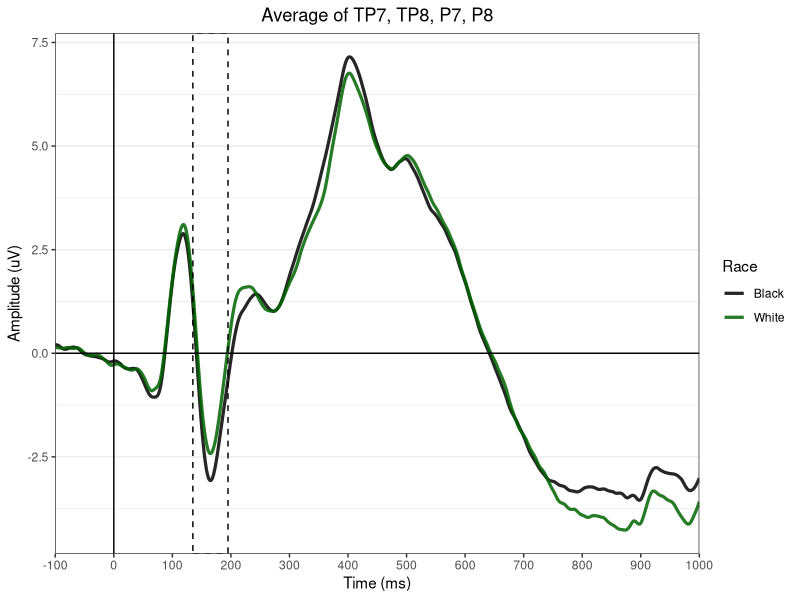
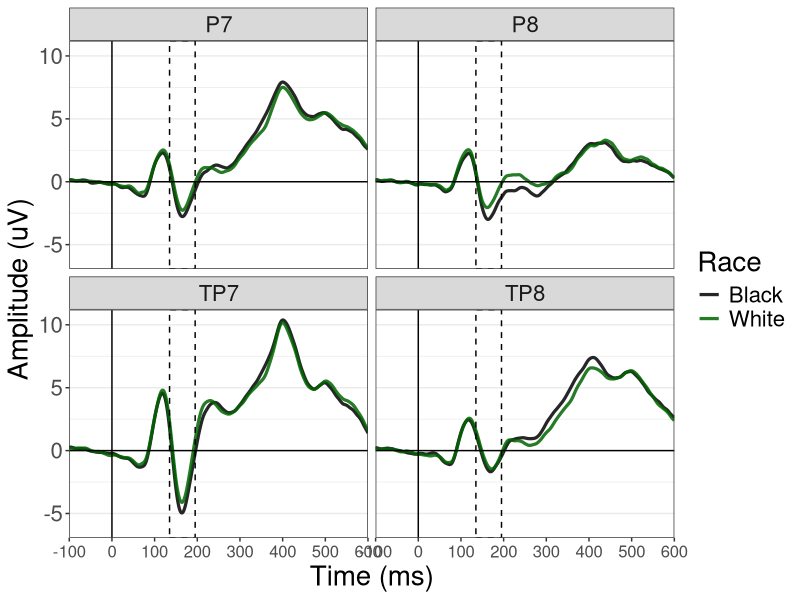
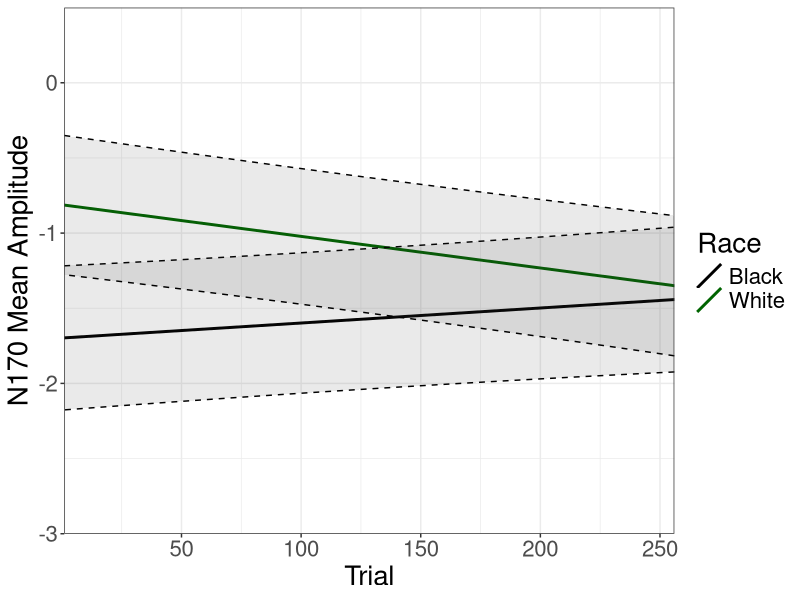
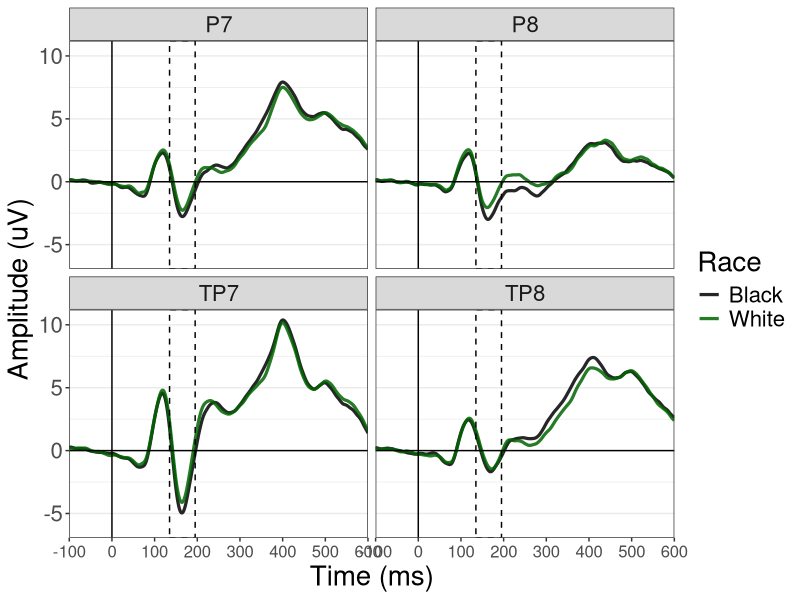
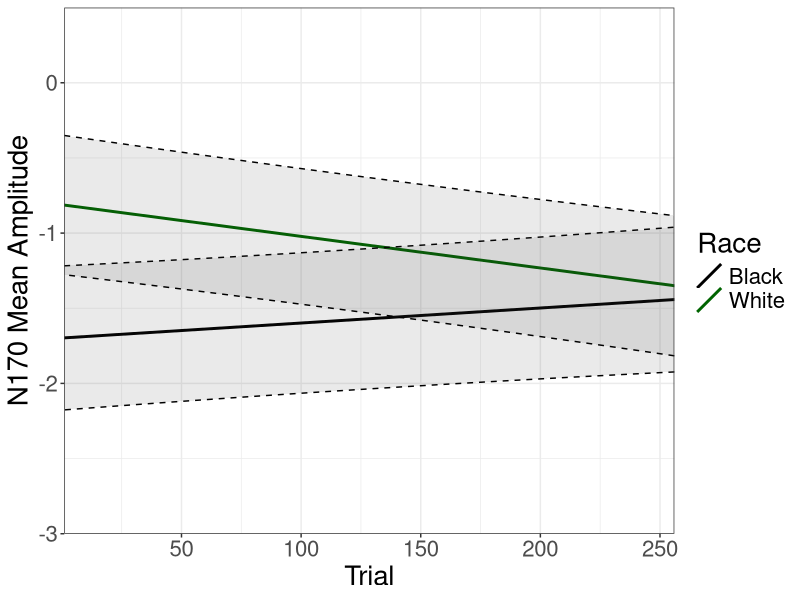

Source code (R) for these figures, in order:
## ---- chunk 1
knitr::opts_chunk$set(echo = FALSE)
options(width=140)
require(dplyr)
require(ggplot2)
require(lme4)
require(lmerTest)
require(tidyr)
## ---- chunk 2
grand = read.delim("For_plotting_Cat_N170_noBS.txt")
grand$avgElec = (grand$TP7 + grand$TP8 + grand$P7 + grand$P8)/4

avg = select(grand, Time, Race, avgElec) %>% 
  group_by(Time, Race) %>% 
  summarise_each(funs(mean(., na.rm=TRUE))) %>% 
  as.data.frame()

N170box =  annotate("rect",    #N170
                    xmin=135, xmax=195, ymin=-Inf, ymax=Inf,
                    alpha=0,
                    fill="#F0E0FF",
                    color="black", 
                    linetype="dashed")

ERPline = geom_line(lwd=1.1, alpha=.85,
                    aes(color = Race, linetype = Race))

condLineType <- c("Black" = "solid",
                  "White" = "solid")

condColors <- c("Black" = "black", 
                "White" = "darkgreen")

none = element_blank() 

# average of all 9 electrodes
ggplot(data=avg, aes(Time, avgElec, group = Race)) + 
  ERPline + 
  N170box + 
  theme_bw() + 
  theme(panel.grid.major.x = none, panel.grid.minor.x = none) +
  scale_x_continuous("Time (ms)", 
                     limits=c(-100, 1000), 
                     expand=c(0,0),   # expand=c(0,0) removes extra space before & after data
                     breaks=c(-100, 0, 100, 200, 300, 400, 500, 600, 700, 800, 900, 1000)) +
  geom_hline(yintercept=0) + # adds x axis
  geom_vline(xintercept=0) +
#  scale_y_continuous(limits =c(10, -7.5)) +  # scale_y_reverse flips y axis
  ylab("Amplitude (uV)") +
  scale_color_manual(values=condColors) +
  scale_linetype_manual(values=condLineType) +
  ggtitle("Average of TP7, TP8, P7, P8") +
  theme(plot.title = element_text(hjust = 0.5)) # center title

# make different data frame to facet electrodes and plot them separately
forfacetting = select(grand, Time, Race, TP7, TP8, P7, P8) %>% 
  group_by(Time, Race) %>% 
  summarise_each(funs(mean(., na.rm=TRUE))) %>% 
  as.data.frame() %>% 
  gather("Electrode", "MeanAmp", 3:6)

# each electrode separately
ggplot(data=forfacetting, aes(Time, MeanAmp, group = Race)) + 
  ERPline + 
  N170box + 
  theme_bw() + 
  facet_wrap(~Electrode) +
  theme(panel.grid.major.x = none, panel.grid.minor.x = none) +
  scale_x_continuous("Time (ms)", 
                     limits=c(-100, 600), 
                     expand=c(0,0),   # expand=c(0,0) removes extra space before & after data
                     breaks=c(-100, 0, 100, 200, 300, 400, 500, 600)) +
  geom_hline(yintercept=0) + # adds x axis
  geom_vline(xintercept=0) +
#  scale_y_continuous(limits =c(10, -7.5)) +  # scale_y_reverse flips y axis
  ylab("Amplitude (uV)") +
  scale_color_manual(values=condColors) +
  scale_linetype_manual(values=condLineType) +
#  ggtitle("Average of TP7, TP8, P7, P8") +
  theme(plot.title = element_text(hjust = 0.5),# center title
        axis.title = element_text(size = 20),
        axis.text.y = element_text(size = 16),
        axis.text.x = element_text(size = 12),
        legend.title = element_text(size = 20),
        legend.text = element_text(size = 16),
        strip.text = element_text(size = 16)) 

ggsave("./FacettedGrandAverages_N170.tiff")

## ---- chunk 3
dat = read.delim("./Cat_AllSubs_TBTaverages_noBS_groupN170.txt")

sigavg = select(dat, -Trial, -Condition, -Fix) %>% 
  group_by(Subject, Race, Electrode) %>% 
  summarise_each(funs(mean(., na.rm = T))) %>% 
  as.data.frame()

sum = lmer(MeanAmp ~ (1|Subject) + (1|Electrode), dat = sigavg) %>% summary()

subICC = 4.8994/(4.8994+.3832+3.0517^2)
elecICC = .3832/(4.8994+.3832+3.0517^2)
## ---- chunk 4
# add effect codes for categorical variables
sigavg$Race.e = NA
sigavg$Race.e[sigavg$Race == "Black"] = -1
sigavg$Race.e[sigavg$Race == "White"] = 1

grand1 = lmer(MeanAmp ~ Race.e + (Race.e|Subject) + (1|Electrode), dat = sigavg)
## ---- chunk 5
summary(grand1)$varcor
## ---- chunk 6
round(summary(grand1)$coefficients, digits = 3)
## ---- chunk 7
sum = lmer(MeanAmp ~ (1|Subject) + (1|Electrode), dat = dat) %>% summary()

subICC = 5.1535/(5.1535+.4853+101.8823^2)
elecICC = .4853/(5.1535+.4853+101.8823^2)
## ---- chunk 8
# making dummy codes is redundant but comforting, so LET ME LIVE
dat$Race.d = NA
dat$Race.d[dat$Race == "Black"] = 0
dat$Race.d[dat$Race == "White"] = 1

# find slopes and intercepts with dummy coded model, trial (unscaled) is included
plot1.d = lmer(MeanAmp ~ Race.d*Trial + (Race.d|Subject) + (1|Electrode), dat = dat)

parms <- fixef(plot1.d) # fixed parameters from model
vcmat <- vcov(plot1.d) # variance/covariance matrix of fixed effects

# First calculate slopes

## each row of this matrix defines entries of parms that we want to combine:
STmat <- matrix(NA,2,4)
STmat[1,] <- c(0,0,1,0) # slope for race = 0 (black)
STmat[2,] <- c(0,0,1,1) # slope for race = 1 (white)

Sparest <- STmat %*% parms          # see above for notation

# Next calculate intercepts

## each row of this matrix defines entries of parms that we want to combine:
ITmat <- matrix(NA,2,4)
ITmat[1,] <- c(1,0,0,0) # intercept for race = 0 (black)
ITmat[2,] <- c(1,1,0,0) # intercept for race = 1 (white)

Iparest <- ITmat %*% parms          # see above for notation

forPlotting = cbind(Sparest, Iparest) %>% as.data.frame()
names(forPlotting) = c("Slope", "Intercept")

# label for understanding
forPlotting$Race = c("Black", "White")

# calculate SE for each trial, separately for each race
SETmat <- matrix(NA,512,4)
SETmat[,1] = 1 # first column is intercept
SETmat[1:256, 2] = 0 # second column is race. For first half of rows, race = 0 (Black) 
SETmat[1:256, 3] = 1:256 # third column is trial. Different row for each trial
SETmat[1:256, 4] = 0 # fourth column is interaction. 0 when race = 0, trial number when race = 1
SETmat[257:512, 2] = 1 # second column is race. For second half of rows, race = 1 (White) 
SETmat[257:512, 3] = 1:256 # third column is trial. Different row for each trial
SETmat[257:512, 4] = 1:256 # fourth column is interaction. 0 when race = 0, trial number when race = 1

newvc <- SETmat %*% vcmat %*% t(SETmat)
ses <- sqrt(diag(newvc)) # long string of SEs for each trial, first 256 are for Black faces, second 256 are for White faces

SE.dat = data.frame(Race = rep(c("Black", "White"), each=256), Trial = rep(c(1:256), 2), SE = ses)

# sloppy, and there's probably a better way of doing this
# but take slope and intercept and calculate all the points on the line for each trial so that I can calculate upper and lower 95% CIs 
SE.dat$Point = NULL
SE.dat$Point[SE.dat$Race == "Black"] = forPlotting$Intercept[forPlotting$Race == "Black"] + 1:256*forPlotting$Slope[forPlotting$Race == "Black"]
SE.dat$Point[SE.dat$Race == "White"] = forPlotting$Intercept[forPlotting$Race == "White"] + 1:256*forPlotting$Slope[forPlotting$Race == "White"]

# calculate upper and lower bound (+/- 1 SE)
SE.dat$upper = SE.dat$Point + SE.dat$SE
SE.dat$lower = SE.dat$Point - SE.dat$SE

# BINGO -------------------------------------------------------------------
ggplot(SE.dat, aes(Trial, Point, alpha = Race, color = Race, shape = Race)) +
  geom_abline(data = forPlotting, aes(intercept=Intercept, slope=Slope, color = Race), size=1)+
  geom_ribbon(aes(ymin=lower, ymax=upper, x = Trial),
              linetype = "dashed",
              alpha = .1,
              color = "black") +
  labs(x = "Trial", y = "N170 Mean Amplitude") +
  #  scale_shape_manual(values=c(1,19,1,19)) +
  scale_alpha_manual(values=c(.1,.1,.1,.1)) +
  scale_color_manual(values=c("black", "darkgreen")) +
  theme_bw() +
  scale_y_continuous(limits =c(-3, .5), expand=c(0,0)) +
  scale_x_continuous(expand=c(0,0)) +
  #  ggtitle("Trial is original trial number") +
  theme(plot.title = element_text(hjust = 0.5),# center title
        axis.title = element_text(size = 20),
        axis.text = element_text(size = 16),
        legend.title = element_text(size = 20),
        legend.text = element_text(size = 16)) 

ggsave("./SimpleSlopes_N170.tiff")
## ---- chunk 9
# rescale trial
dat$Trial.begin = (dat$Trial-1)/25.5
# shift trial to look at fixed effects at end of task as well
dat$Trial.end = dat$Trial.begin - 10

# find slopes with dummy coded model, trial is scaled
begin.d <- lmer(MeanAmp ~ Race.d*Trial.begin + (Race.d|Subject) + (1|Electrode), dat = dat)

parms <- fixef(begin.d) # fixed parameters from model
vcmat <- vcov(begin.d) # variance/covariance matrix of fixed effects

## each row of this matrix defines entries of parms that we want to combine:
Tmat <- matrix(NA,2,4)
Tmat[1,] <- c(0,0,1,0) # slope for race = 0 (black)
Tmat[2,] <- c(0,0,1,1) # slope for race = 1 (white)

parest <- Tmat %*% parms          # see above for notation
newvc <- Tmat %*% vcmat %*% t(Tmat)
ses <- sqrt(diag(newvc)) 

## final results
fin = cbind(parest, ses) %>% as.data.frame()
names(fin) = c("est", "ses")

# to calculate 95% CI intervals, lower bound = m - 2*SE, upper bound = m + 2*SE

fin$lbnd = fin$est - 2*fin$ses
fin$ubnd = fin$est + 2*fin$ses

fin = format(fin, digits = 3)

# relabel for understanding
fin$Race = c("Black", "White")

fin = rename(fin, Estimate = est, SE = ses, ci95_lower = lbnd, ci95_upper = ubnd)

# display
fin
## ---- chunk 10
# same model, but with effect coding
dat$Race.e = NA
dat$Race.e[dat$Race == "Black"] = -1
dat$Race.e[dat$Race == "White"] = 1

begin.e = lmer(MeanAmp ~ Race.e*Trial.begin + (Race.e|Subject) + (1|Electrode), dat = dat)
## ---- chunk 11
summary(begin.e)$varcor
## ---- chunk 12
round(summary(begin.e)$coefficients, digits = 3)
## ---- chunk 13
# same model, but with effect coding
end.e = lmer(MeanAmp ~ Race.e*Trial.end + (Race.e|Subject) + (1|Electrode), dat = dat)
## ---- chunk 14
summary(end.e)$varcor
## ---- chunk 15
round(summary(end.e)$coefficients, digits = 3)
## ---- chunk 16
# testing significances of random intercepts/slopes
m3 = lmer(MeanAmp ~ Race.d*Trial.begin + (1|Electrode), dat = dat)
m2 = lmer(MeanAmp ~ Race.d*Trial.begin + (1|Subject), dat = dat)
m1 = lmer(MeanAmp ~ Race.d*Trial.begin + (Race.d|Subject), dat = dat)
m0 = lm(MeanAmp ~ Race.d*Trial.begin, dat = dat)

# test intercept of subject
anova(m2, m0)

# test slope of race by subject
anova(m2, m1)

# test intercept of electrode
anova(m3, m0)
